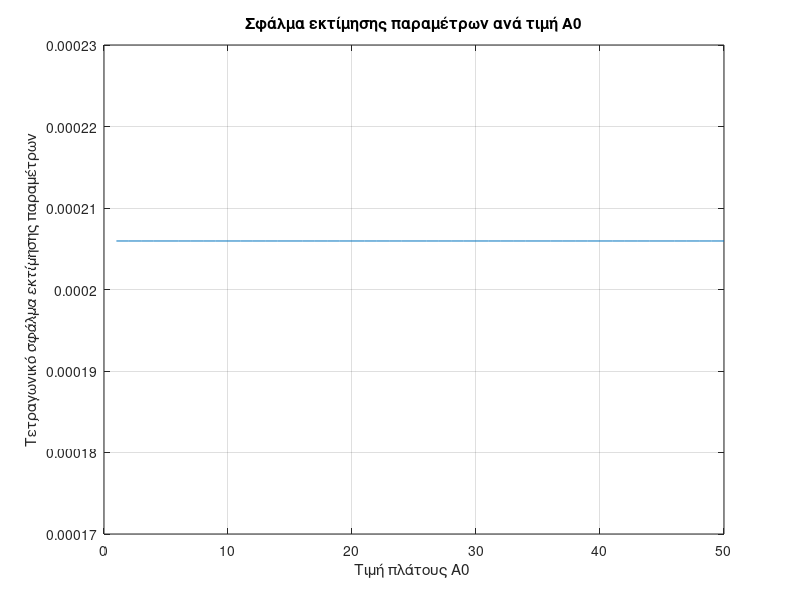

This figure's MATLAB source:
clc, clearvars, close all;

%Generating samples for q and u

m = 0.75;
L = 1.25;
c = 0.15;
g = 9.81;
w = 2;

A = [0 1;
    -g/L -c/(m*L^2)];

B = [0 ;
    1/(m*L^2)];

A0 = 1:1:50;
x0 = [0; 0];
dt = 1e-4;
tspan = 0:dt:20;
Ts = 0.1;
t_samples = 0:Ts:20;

parameters_error = zeros(1, length(A0));

for i=1:length(A0)
    
    u = @(t) A0(i) * sin(w * t);
    f = @(t, x) A*x + B*u(t);
    [t, x] = ode45(f, tspan, x0);
    
    u_samples = u(t_samples');
    q_samples = interp1(tspan, x(:,1), t_samples');
    
    %Filtering 

    Lambda = tf([1 3 2], 1); % s^2 + 3s + 2
    H1 = tf([1 0], [1 3 2]); % s / (s^2 + 3s + 2)
    H2 = tf([1 0 0], [1 3 2]); % s^2 / (s^2 + 3s + 2)
    J1 = lsim(H1, -q_samples, t_samples');
    J2 = lsim(1/Lambda, -q_samples, t_samples');
    J3 = lsim(1/Lambda, u_samples, t_samples');
    J = [J1 J2 J3];
    
    Y = lsim(H2, q_samples, t_samples');
    
    theta = J \ Y;
    
    %From thema1
    L_hat = g / theta(2);
    m_hat = 1 / (theta(3) * L_hat^2);
    c_hat = theta(1) * m_hat * L_hat^2;
    
    fprintf("Τιμή πλάτους Α: %d\n", A0(i))
    fprintf("Οι εκτιμώμενες τιμές των παραμέτρων είναι:\n");
    fprintf("Μάζα m: %.7f\n", m_hat);
    fprintf("Μήκος εκκρεμούς L: %.7f\n", L_hat);
    fprintf("Συντελεστής απόσβεσης c: %.7f\n\n", c_hat);

    parameters_error(i) = (m - m_hat)^2 + (L - L_hat)^2 + (c - c_hat)^2;
end

figure;
plot(A0, parameters_error);
xlabel("Τιμή πλάτους A0 ");
ylabel("Tετραγωνικό σφάλμα εκτίμησης παραμέτρων");
title("Σφάλμα εκτίμησης παραμέτρων ανά τιμή A0");
grid on;